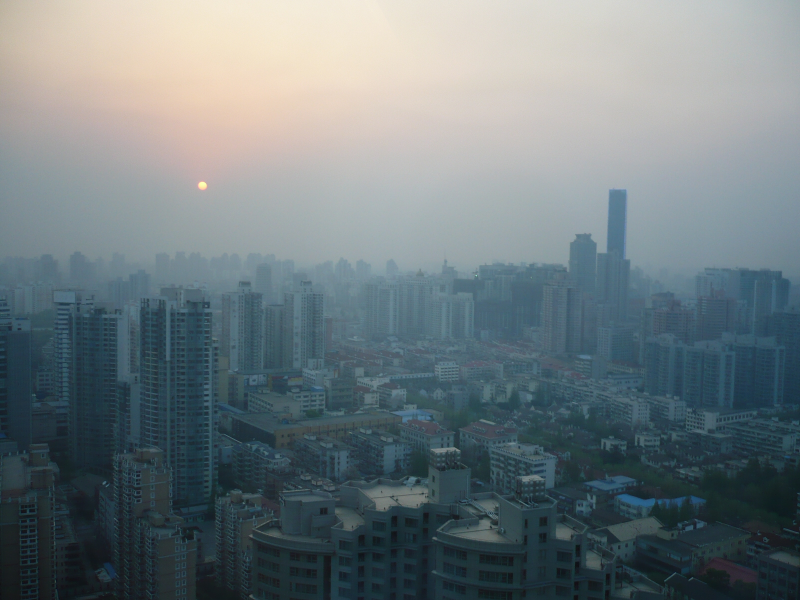
%> input picture images/shanghai/shanghai01.jpg, 1600 x 1200 px (shown at 1/2 size)
$ octave sift_demo.m   (GNU Octave 9; MATLAB toolbox functions it lacks are replaced by stand-ins)
%> lines starting %> are read from the running program, lines starting %| are printed output that depends on the picture
clear all;
close all;
clc;

run('C:\Users\Dilin\Documents\MATLAB\vlfeat-0.9.20\toolbox\vl_setup');
%> (this line was passed over: vl_setup is not available in this run)

I1 = imread('C:\Users\Dilin\Documents\MATLAB\machine vision\project2\shanghai\shanghai01.jpg');
%> I1 is the input picture: size 1200x1600x3 uint8; mean R, G, B 110.8, 122.4, 126.1
I1g = single(rgb2gray(I1));
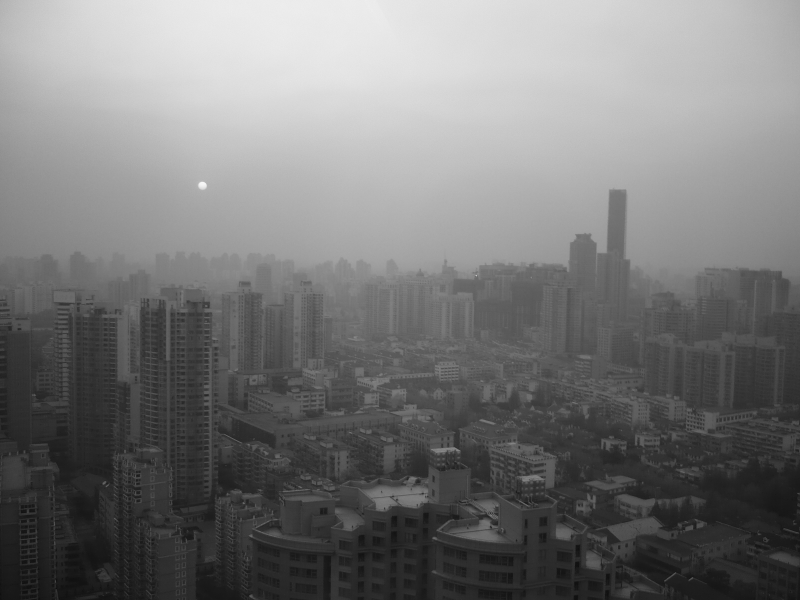
%> I1g: size 1200x1600 single (shown at 1/2 size); min 10, max 247, mean 119.3
I2 = imread('C:\Users\Dilin\Documents\MATLAB\machine vision\project2\shanghai\shanghai02.jpg');
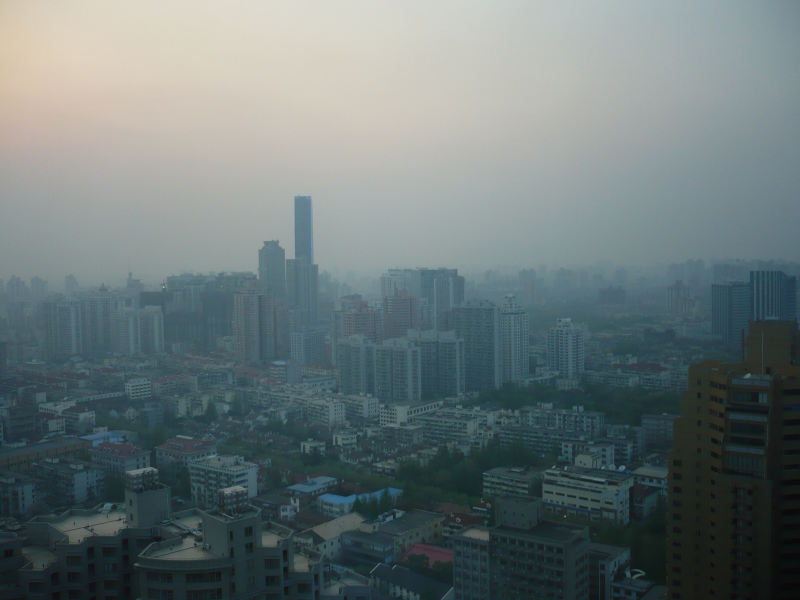
%> input picture images/shanghai/shanghai02.jpg, 1600 x 1200 px (shown at 1/2 size)
%> I2 is the input picture: size 1200x1600x3 uint8; mean R, G, B 105.2, 117.7, 118.3
I2g = single(rgb2gray(I2));
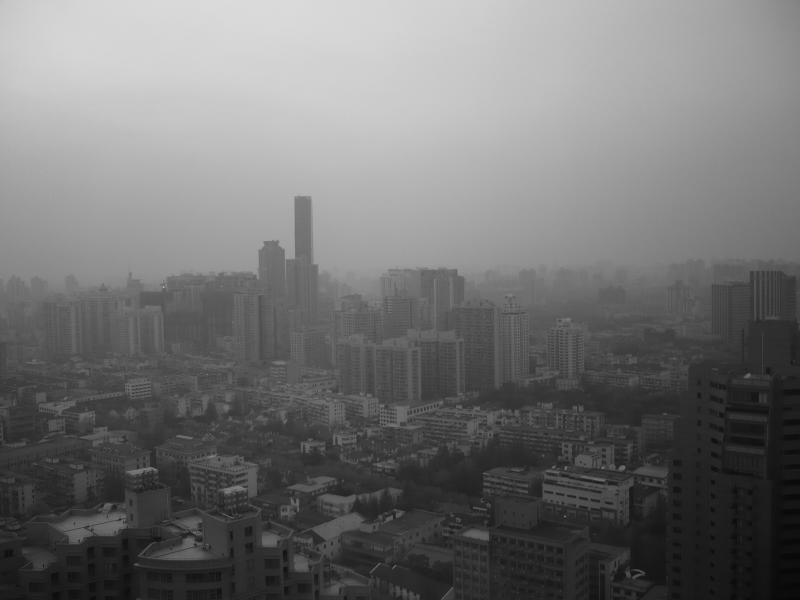
%> I2g: size 1200x1600 single (shown at 1/2 size); min 5, max 248, mean 114

%> (the run ends here)
